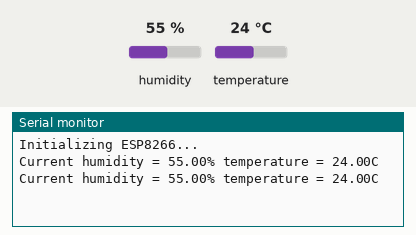
This sketch was run on a simulated ESP8266 (NodeMCU). On the bench: the last lines printed to the serial monitor. Inputs (shaded band) come from the test bench; at power-on: humidity 55 %, temperature 24 °C.

Above: at 6.8 s.
6.9 s: humidity set to 22 %
At 10.4 s:
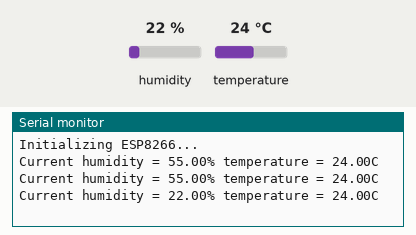
11.4 s: temperature set to 12 °C
At 13.5 s:
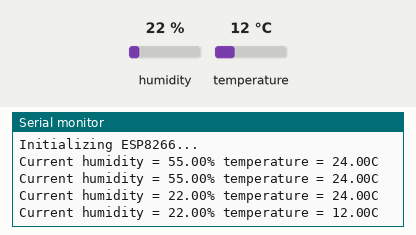
15.9 s: humidity set to 40 %
At 18.6 s:
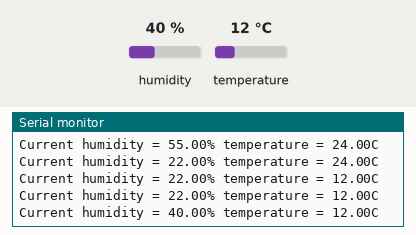
Timing chart, 0 to 20.1 s (numbered marks = the images above; inputs shaded):
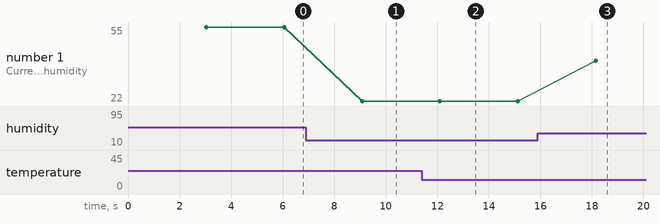

Measured:
- after the input at 6.9 s, the serial monitor: prints a new line after 2.2 s (image 1)
- after the input at 11.4 s, the serial monitor: prints a new line after 0.70 s (image 2)
- after the input at 15.9 s, the serial monitor: prints a new line after 2.3 s (image 3)
- plotted number 1: 55 → 22 after the input at 6.9 s, 22 → 40 after the input at 15.9 s

The sketch:

DHT11.ino
```cpp
#include "DHT.h"
#define DHTTYPE DHT11

#define dht_dpin D1

DHT dht(dht_dpin, DHTTYPE);

void setup()
{
  dht.begin();
  Serial.begin(9600);

  delay(10);
  Serial.println("Initializing ESP8266...");
}

void loop()
{
  delay(3000);
  float h = dht.readHumidity();
  float t = dht.readTemperature();
  Serial.print("Current humidity = ");
  Serial.print(h);
  Serial.print("% ");
  Serial.print("temperature = ");
  Serial.print(t);
  Serial.println("C");
}
```
